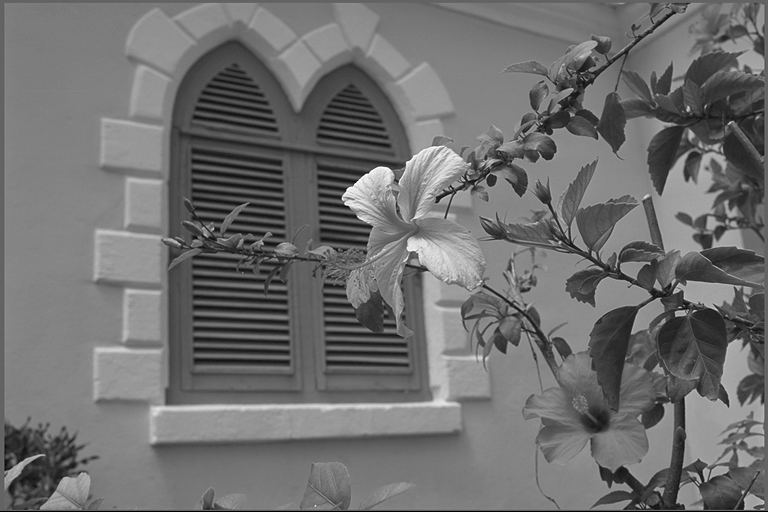
#> input picture images/kodim07.png, 768 x 512 px
$ python image_utils.py
#> lines starting #> are read from the running program, lines starting #| are printed output that depends on the picture
### src/stopwatch.py
# -*- coding: utf-8 -*-
"""
    StopWatch
    経過時間測定用
"""
from src.reporter import get_current_reporter
LOGGER = get_current_reporter()
from time import perf_counter
from traceback import extract_stack
from itertools import count

def stop_watch():

    start_time = perf_counter()
    endt_time = start_time
    c = count()

    def step():
        nonlocal endt_time
        func_name = extract_stack(None, 2)[0][2]
        n = next(c)
        elapsed = endt_time - start_time
        end_time = perf_counter()
        endt_time = end_time
        MSG = [func_name, n, end_time, elapsed]
        LOGGER.debug(MSG)
        return MSG, end_time - start_time

    return step


# [6 lines left out: function main, not called in this run]


# [2 lines that do not run on import are left out]

### src/reporter.py
# -*- coding: utf-8 -*-
"""
    Reporter
    ログハンドラーが重複登録されるのを防ぐために1箇所で生成してログハンドラーを返す。
"""
from logging import Logger, getLogger, Formatter, StreamHandler
from logging import DEBUG

_reporters = []

def get_current_reporter() -> Logger:
    return _reporters[-1]


def __make_reporter(name: str='AdaptiveThreshold'):
    """
    @see https://docs.python.jp/3/howto/logging-cookbook.html#logging-to-a-single-file-from-multiple-processes
    :param name:
    :return:
    """
    handler = StreamHandler()
    formatter = Formatter('%(asctime)s pid:%(process)05d, tid:%(thread)05d - %(message)s')
    handler.setFormatter(formatter)
    handler.setLevel(DEBUG)
    logger = getLogger(name)
    logger.setLevel(DEBUG)
    logger.addHandler(handler)
    # asyncioのログレベルを変更
    # @see https://docs.python.org/3/library/asyncio-dev.html#logging
    getLogger('asyncio').setLevel(DEBUG)
    _reporters.append(logger)


__make_reporter()


# [7 lines left out: function main, not called in this run]


# [2 lines that do not run on import are left out]

### src/image_utils.py
# -*- coding: utf-8 -*-
"""
    image_utils
    画像ファイルをasyncioを使って読み取ったりするモジュール
"""
import asyncio
#from concurrent.futures import ThreadPoolExecutor as PoolExecutor
from concurrent.futures import ProcessPoolExecutor as PoolExecutor
from functools import partial
from pathlib import Path
from typing import overload
# library
import numpy as np
import cv2
#
from src.reporter import get_current_reporter
from src.stopwatch import stop_watch

LOGGER = get_current_reporter()
ct = stop_watch()

# [4 lines left out: function read_file, not called in this run]


@overload
def memmap(file_name: Path, flags: int):
    pass


@overload
def memmap(file_name: str, flags: int):
    pass


def memmap(file_name, flags: int):
    """
    画像ファイルをメモリマップドファイルで読み込む。
    :Todo
    :param file_name:読み込みファイル名
    :param flags:cv2.IMREAD_COLOR or cv2.IMREAD_GRAYSCALE
    :return:
    """
    LOGGER.info("file_name:%s", file_name)
    mm = np.memmap(file_name, dtype=np.uint8, mode='r')
    image = cv2.imdecode(mm, flags)
    del mm  # メモリマップドファイルの割当を解除。
    return image


class ImageData(object):
    """
        cv2.adaptiveThresholdの元データに使用するグレースケール画像を管理する。
    """
    # [14 lines left out: functions __init__, __init__, not called in this run]

    def __init__(self, file_name):
        """
        :param file_name: 画像ファイル名
        """
        self.__file_name = file_name
        self.__gray_scale = None
        LOOP = asyncio.get_event_loop()
        # タスクを登録するだけ、実際に動くのはrun_until_completeの呼び出し時。
        self.task = LOOP.create_task(ImageData.imread(file_name, cv2.IMREAD_GRAYSCALE))

    @staticmethod
    async def imread(file_name, flags: int = cv2.IMREAD_COLOR):
        """
        Unicode Path/Filename for imread Not supported.
        @see https://github.com/opencv/opencv/issues/4292
        cv2.imread alternative = np.asarray & cv2.imdecode
        Unicode Path/Filename image file read.

        :param file_name:画像ファイル名
        :param flags: cv2.IMREAD_COLOR or cv2.IMREAD_GRAYSCALE
        :return: {Mat}image BGR
            FileNotFoundError image is None
        """
        LOGGER.info("file_name:%s", ','.join([file_name, str(flags)]))
        loop = asyncio.get_event_loop()
        image = None
        try:
            ct()
            # IOブロッキングなので、run_in_executorにプールを指定して、処理を行う。
            # @see
            #   https://docs.python.jp/3/library/asyncio-dev.html#handle-blocking-functions-correctly
            #   http://iuk.hateblo.jp/entry/2017/01/27/173449
            #   https://djangostars.com/blog/asynchronous-programming-in-python-asyncio/
            image = await loop.run_in_executor(None, partial(memmap, file_name, flags))
            ct()
        except FileNotFoundError as ex:
            # cv2.imread compatible
            LOGGER.exception(ex)
        return image

    # [38 lines left out: functions imwrite, encode2PNM, not called in this run]

    @property
    def file_name(self) -> str:
        """
            画像ファイル名
        """
        if isinstance(self.__file_name, Path):
            return str(self.__file_name)
        else:
            return self.__file_name


    @property
    def color(self):
        """
            カラー画像(np.array)
        """
        loop = asyncio.get_event_loop()
        return loop.run_until_complete(loop.create_task(ImageData.imread(self.file_name)))

    @property
    def gray_scale(self):
        """
            グレースケール画像(np.array)
        """
        loop = asyncio.get_event_loop()
        self.__gray_scale = loop.run_until_complete(self.task)
        assert self.__gray_scale is not None, 'cannot open file as image.'
        return self.__gray_scale


def main():
    """
        Entry Point
    """
    with PoolExecutor(4) as io_pool:
        loop = asyncio.get_event_loop()
        loop.set_default_executor(io_pool)
        for file_name in [r'../images/kodim07.png', r'../images/kodim22.png']:
            image = ImageData(file_name)
            LOGGER.info(type(image.color))
            LOGGER.info(type(image.gray_scale))
#> this loop made 2 passes
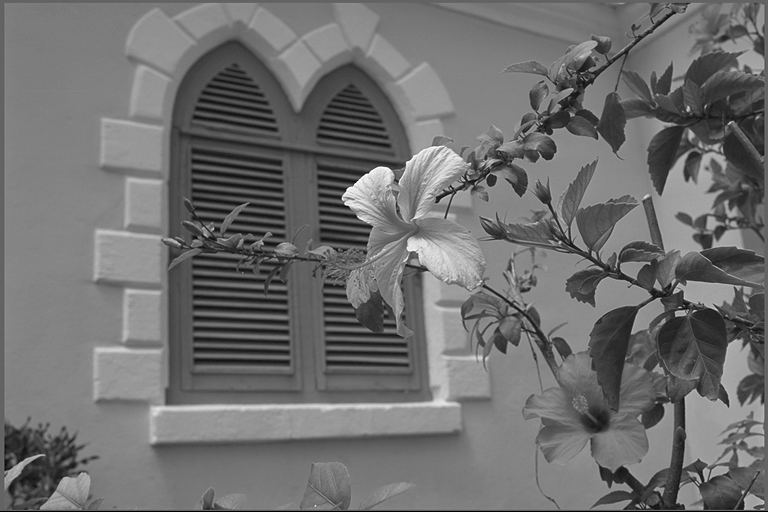
#> input picture images/kodim07.png, 768 x 512 px
#> pass 1, in memmap (call 2), `image = cv2.imdecode(mm, flags)`:
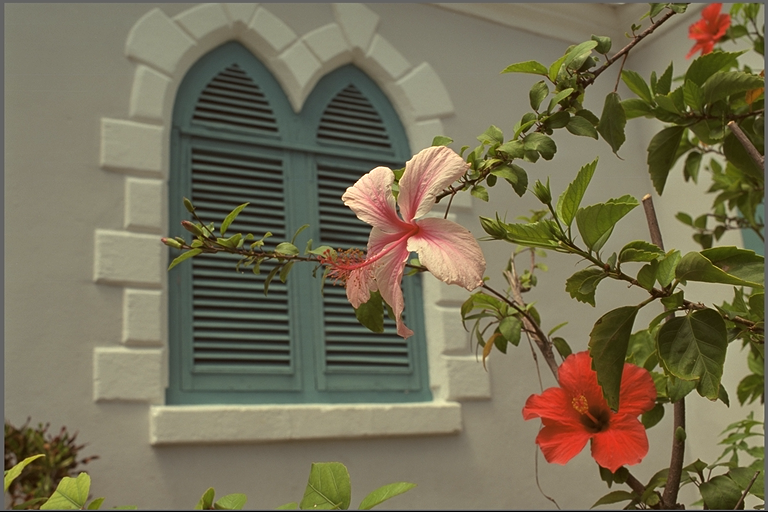
#> image: shape (512, 768, 3); mean B, G, R 85.4, 110.7, 117.6
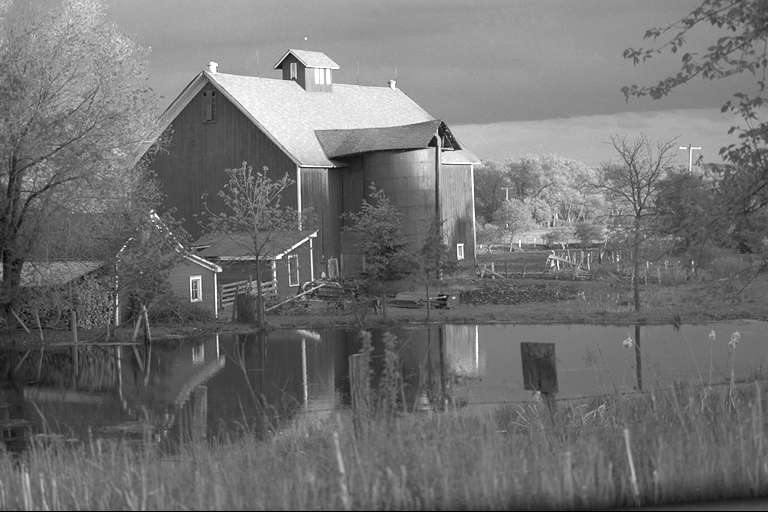
#> input picture images/kodim22.png, 768 x 512 px
#> pass 2, in memmap (call 4), `image = cv2.imdecode(mm, flags)`:
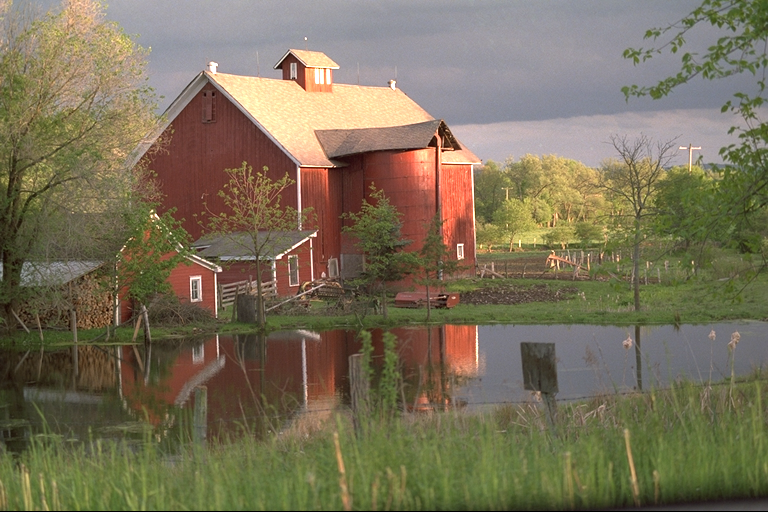
#> image: shape (512, 768, 3); mean B, G, R 88.7, 112.4, 121.8
        # shutdown_asyncgens Python 3.6
        if hasattr(loop, 'shutdown_asyncgens'):
            loop.run_until_complete(loop.shutdown_asyncgens())
        loop.close()


if __name__ == "__main__":
    main()
